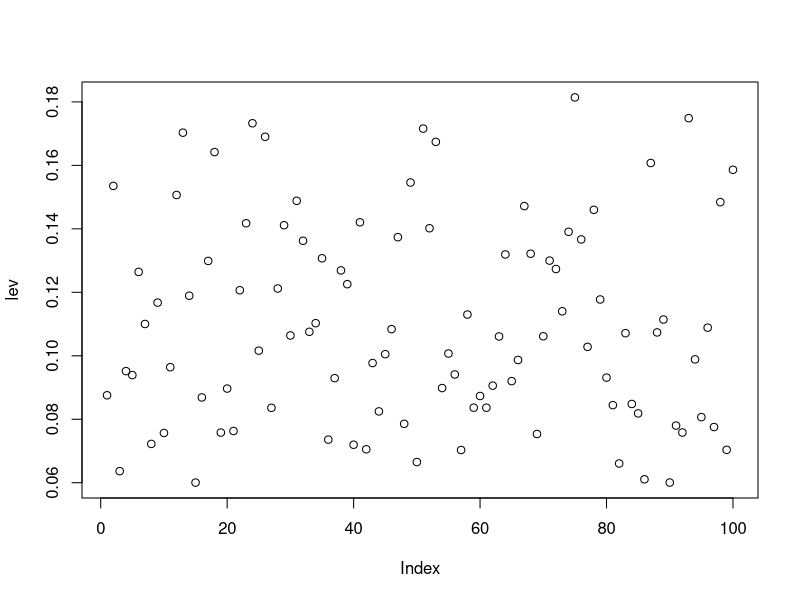
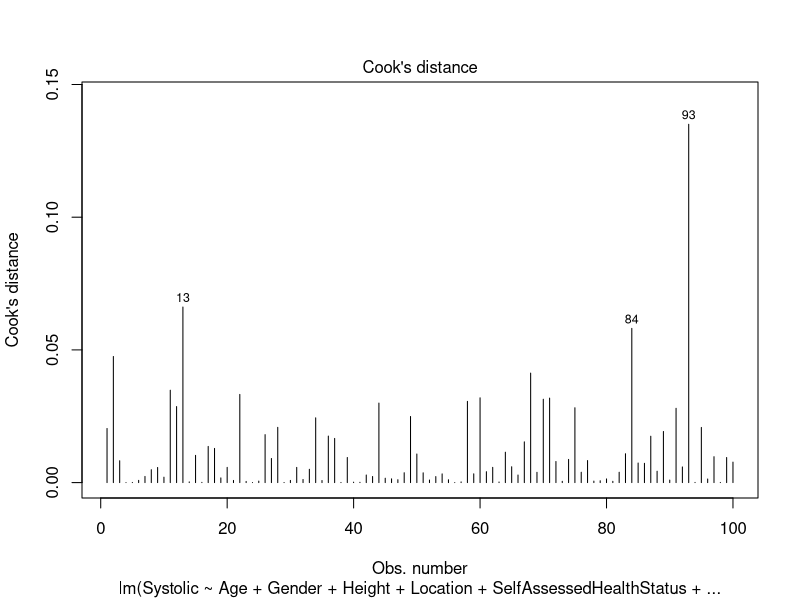

The R script that drew these images, in order: (Note: this script raises an error after producing the figures.)
## ---- chunk 1
library(car) # companian applied regression package
# unable to load from C:\tmp as that directory doesn't exist on Mac
setwd("/Users/a149174/UST_GPS/seis_763/r/seis_763_machine_learning/assignments")

data <- read.csv("patients.csv", head=T, sep=',', skip = 0)
## ---- chunk 2
model <- lm(Systolic ~ Age + Gender + Height + Location + SelfAssessedHealthStatus + Smoker + Weight, data=data)
## ---- chunk 3
#summary(model)
summary(model)$coefficients[,1:2]
## ---- chunk 4
lev <- hat(model.matrix(model))
plot(lev)

# sort with give values sorted with highest leverage 
head(sort(lev, decreasing=T))
# order will provide the index of the obs.  1: obs 75, 2: 93..
head(order(lev, decreasing=T))
## ---- chunk 5
# Cook's Distance plot
cutoff <- 4/((nrow(model)-length(model$coefficients)-2)) 
plot(model, which=4, cook.levels=cutoff)

# sort with give values sorted with highest distance
head(sort(cooks.distance(model), decreasing=T))
# order will provide the index of the obs.  1: obs 93, 2: 13...
head(order(cooks.distance(model), decreasing=T))
## ---- chunk 6
# Normality of Residuals
qqPlot(model, main="QQ Plot")
## ---- chunk 7
# added variable plots (if line is near horizontal, then the variable is insignificant) 
avPlots(model)
## ---- chunk 8
summary(model)
## ---- chunk 9
# model remove outlier
model_no_outlier <- lm(Systolic ~ Age + Gender + Height + Location + SelfAssessedHealthStatus + Smoker + Weight, data=data[-93,])

# change in adj r-squared
summary(model_no_outlier)$adj.r.squared - summary(model)$adj.r.squared
## ---- chunk 10
# model remove outlier and weight
model_no_outlier_weight <- lm(Systolic ~ Age + Gender + Height + Location + SelfAssessedHealthStatus + Smoker, data=data[-93,])

# change in adj r-squared
summary(model_no_outlier_weight)$adj.r.squared - summary(model_no_outlier)$adj.r.squared
